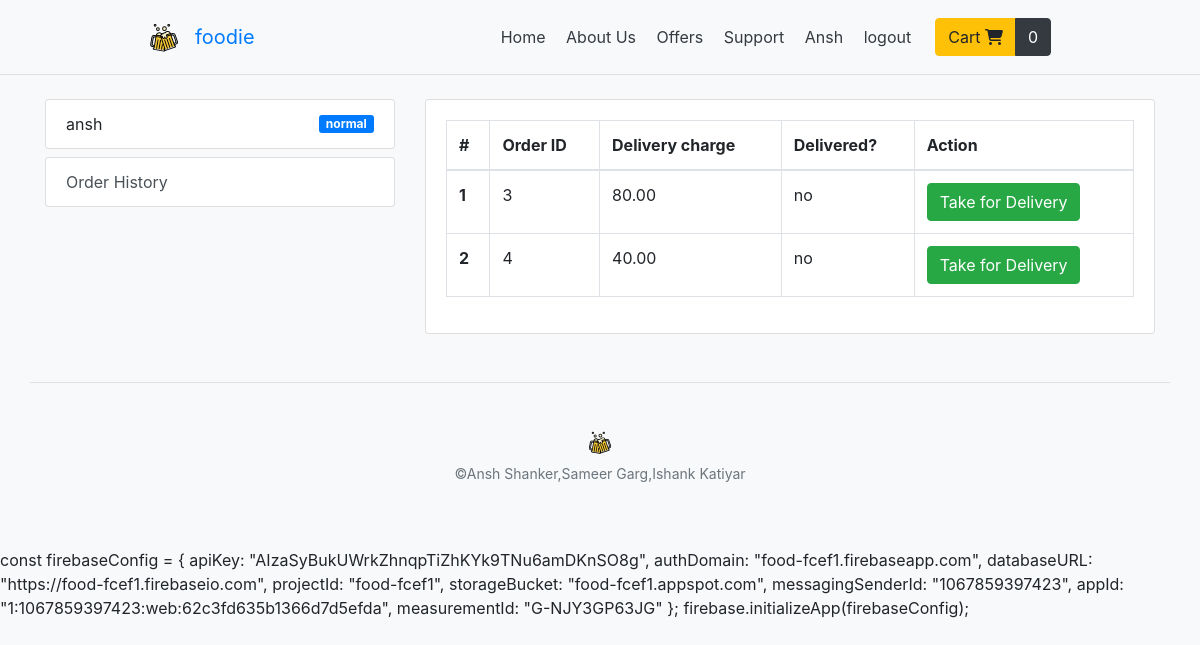
Screenshot of /get-order (signed in) with the database file from the repository.
### app/models.py (models this page shows, shortened)
class Profile(models.Model):
    user = models.OneToOneField(User,on_delete=models.CASCADE)
    role = models.CharField(max_length=200,default="normal")

class Order(models.Model):
    user = models.ForeignKey(User,on_delete=models.CASCADE)
    delivered = models.BooleanField(default=False)
    rider = models.ForeignKey(User,on_delete=models.SET_NULL,related_name="delivery_guy",null=True,default=None)
    total_price = models.DecimalField(default=0.0,max_digits=10,decimal_places=2)
    deliveredOn = models.DateTimeField(blank=True,null=True,default=None)
    offers =  models.DecimalField(default=0.0,max_digits=10,decimal_places=2)

### app/views/rider.py (the view)
# urls.py: path('get-order', views.getOrder, name='get_order' ),
@login_required
def getOrder(request):
    data = {'title': 'Previous orders '}
    data['pendingOrders'] = Order.objects.filter(Q(delivered=False) , Q(rider=None) | Q(rider=request.user) )
    return render(request,'partner/rider/get_order.html',processData(request,data))

### app/templatetags/cart_tags.py (called while the page is built)
@register.filter
def calculateCharges(total,output='delivery'):
    if not total:
        return 0.0
    delivery_charge =  Decimal(total) * Decimal(0.08)
    if output=='delivery':
        total = 0
    return round(total + delivery_charge,2)

@register.filter
def calculateTotalQuantity(items):
    total = 0
    for item in items:
        if not item['quantity']:
            item['quantity'] = 1
        total = total + int(item['quantity'])
    return total

### foodie/utils.py (called while the page is built)
def processData(request=None,data=None):
    img = {
        'logo' : 'logo.svg'
    }
    cartItemsFromSession = request.session.get('items', {})
    appliedCoupon = False,
    for item in cartItemsFromSession:
        print(item)
    appData = {'appliedCoupon':appliedCoupon,'companyName':'foodie','errorQuote':randomErrorQuotes(),'img':img,'cartItems':cartItemsFromSession }
    if(data is None):
        data = {}
    appData.update(data)
    return appData

def randomErrorQuotes():
    return random.choice([
        'looks like something went wrong on out end. please check after sometime or contact admin ',
        'something went wrong',
    ])

### templates/partner/rider/get_order.html
{% extends 'user/profile.html' %}
{% load cart_tags %}
{% block dashboardContent %}
<table class="table table-bordered">
  <thead>
    <tr>
      <th scope="col">#</th>
      <th scope="col">Order ID</th>
      <th scope="col">Delivery charge</th>
      <th scope="col">Delivered?</th>
      <th scope="col">Action</th>
    </tr>
  </thead>
  <tbody>
  {% for item in pendingOrders %}
      <tr>
        <th scope="row">{{ forloop.counter}}</th>
        <td>{{item.id  }}</td>
        <td>{{item.total_price | calculateCharges }}</td>
        <td>{{item.delivered | yesno }}</td>
        {% if  item.rider.username == user.username %}
          <td> <a href="{% url 'complete_delivery'%}?id={{item.id}}" class="btn btn-danger">Delivery complated</a> </td>
        {% else %}
          <td> <a href="{% url 'take_for_delivery'%}?id={{item.id}}" class="btn btn-success">Take for Delivery</a> </td>
        {% endif %}
      </tr>
  {% endfor %}
  </tbody>
</table>
{% endblock dashboardContent %}

### templates/base.html (shortened to what this page needs)
{% load static %}
{% load cart_tags %}
{% load bootstrap4 %}
<!DOCTYPE html>
<html lang="en">
<head>
  <link rel="stylesheet" href="https://stackpath.bootstrapcdn.com/bootstrap/4.5.0/css/bootstrap.min.css">
    {% block head %}
    <link rel="stylesheet" href="{% static 'bower_components/bootstrap/dist/css/bootstrap.min.css' %}">
    <link rel="stylesheet" href="{% static 'bower_components/components-font-awesome/css/all.min.css' %}">
    <link rel="stylesheet" href="{% static 'styles/style.css' %}">
    {% endblock %}
</head>
<body class="bg-light">
    {% block header %}
    <div class="border-bottom">
 <div class="d-flex max-900 flex-column flex-md-row align-items-center pt-3 px-md-4 mb-3 bg-light">
 <a class="navbar-brand" href="{% url 'home' %}">
    <img src="{% static 'images/' %}{{img.logo}}" width="30" height="30" alt="">
  </a>
  <h5 class="my-0 mr-md-auto font-weight-normal"><a href="{% url 'home' %}" >{{ companyName  }}</a></h5>
  <nav class="my-2 my-md-0 mr-md-3">
    {% if user.profile.role == 'normal' %}
    <a class="p-2 text-dark" href="{% url 'home' %}">Home</a>
    <a class="p-2 text-dark" href="{% url 'specials' %}">About Us</a>
    <a class="p-2 text-dark" href="{% url 'offers' %}">Offers</a>
    <a class="p-2 text-dark" href="{% url 'support' %}">Support</a>
  {% endif %}
    {% if user.is_authenticated and user.username  %}
          <a class="p-2 text-dark" href="{% url 'profile' %}">{{user.username | title}}</a>
          <a class="p-2 text-dark" href="{% url 'logout' %}">logout</a>
    {% endif %}
    </nav>
    {% if user.profile.role == 'normal'%}
      <div class="btn-group" role="group">
        <a class="btn btn-warning round" href="{% url 'cart' %}">Cart <i class="fas fa-shopping-cart"></i></a>
        <a class="btn btn-dark round" href="{% url 'cart' %}"> {{ cartItems | calculateTotalQuantity }} </a>
      </div>
    {% endif %}
    </div>
    </div>
    {% endblock %}
    {% block content %}{% endblock %}
    {% block footer %}
        <footer class="container pt-4 my-md-5 pt-md-5 border-top text-center">
    <div class="row">
      <div class="col-12 col-md">
        <img class="mb-2" src="{% static 'images/' %}{{img.logo}}" alt="" width="24" height="24">
        <small class="d-block mb-3 text-muted">©Ansh Shanker,Sameer Garg,Ishank Katiyar</small>
      </div>
    </div>
  </footer>
    {% endblock %}
  </body>
    const firebaseConfig = {
      apiKey: "AIzaSyBukUWrkZhnqpTiZhKYk9TNu6amDKnSO8g",
      authDomain: "food-fcef1.firebaseapp.com",
      databaseURL: "https://food-fcef1.firebaseio.com",
      projectId: "food-fcef1",
      storageBucket: "food-fcef1.appspot.com",
      messagingSenderId: "1067859397423",
      appId: "1:1067859397423:web:62c3fd635b1366d7d5efda",
      measurementId: "G-NJY3GP63JG"
    };
    firebase.initializeApp(firebaseConfig);
</html>

### templates/user/sidebar.html
<div class="list-group mb-2">
  <div class="list-group-item d-flex justify-content-between align-items-center">
   {{user.username}}
   {% if user.profile.role in "rider" or "owner"   %}
     <span class="badge badge-primary badge-pill">{{user.profile.role}}</span>
   {% endif %}
  </div>
</div>
{% if  user.profile.role == 'owner' %}
<div class="list-group">
  <a href="{% url 'restaurant_details'%}" class="list-group-item list-group-item-action">
   Restaurent Details
  </a>
  <a href="{% url 'view_menu'%}" class="list-group-item list-group-item-action">View Menu</a>
  <a href="{% url 'add_menu'%}" class="list-group-item list-group-item-action">Add menu</a>
  <a href="{% url 'revenue'%}" class="list-group-item list-group-item-action">Total revenue</a>
</div>
{% elif user.profile.role == 'rider'%}
<div class="list-group">
  <a href="{% url 'get_order'%}" class="list-group-item list-group-item-action">Get Order</a>
  <a href="{% url 'delivery_history'%}" class="list-group-item list-group-item-action">Order History</a>
</div>
{% else %}
<div class="list-group">
  <a href="{% url 'order_history'%}" class="list-group-item list-group-item-action">Order History</a>
</div>
{% endif  %}

### static/styles/style.css (style rules this page uses)
.badge { border-radius: 3px; }
.max-900 { max-width: 950px !important; margin: auto; }

### rows the page displays
Order: id "3", total_price|calculateCharges "80.00", delivered "no"
Order: id "4", total_price|calculateCharges "40.00", delivered "no"

### other values shown
{{ companyName }} "foodie"
{{ user.username | title }} "Ansh"
{{ cartItems | calculateTotalQuantity }} "0"
{{ user.username }} "ansh"
{{ user.profile.role }} "normal"
